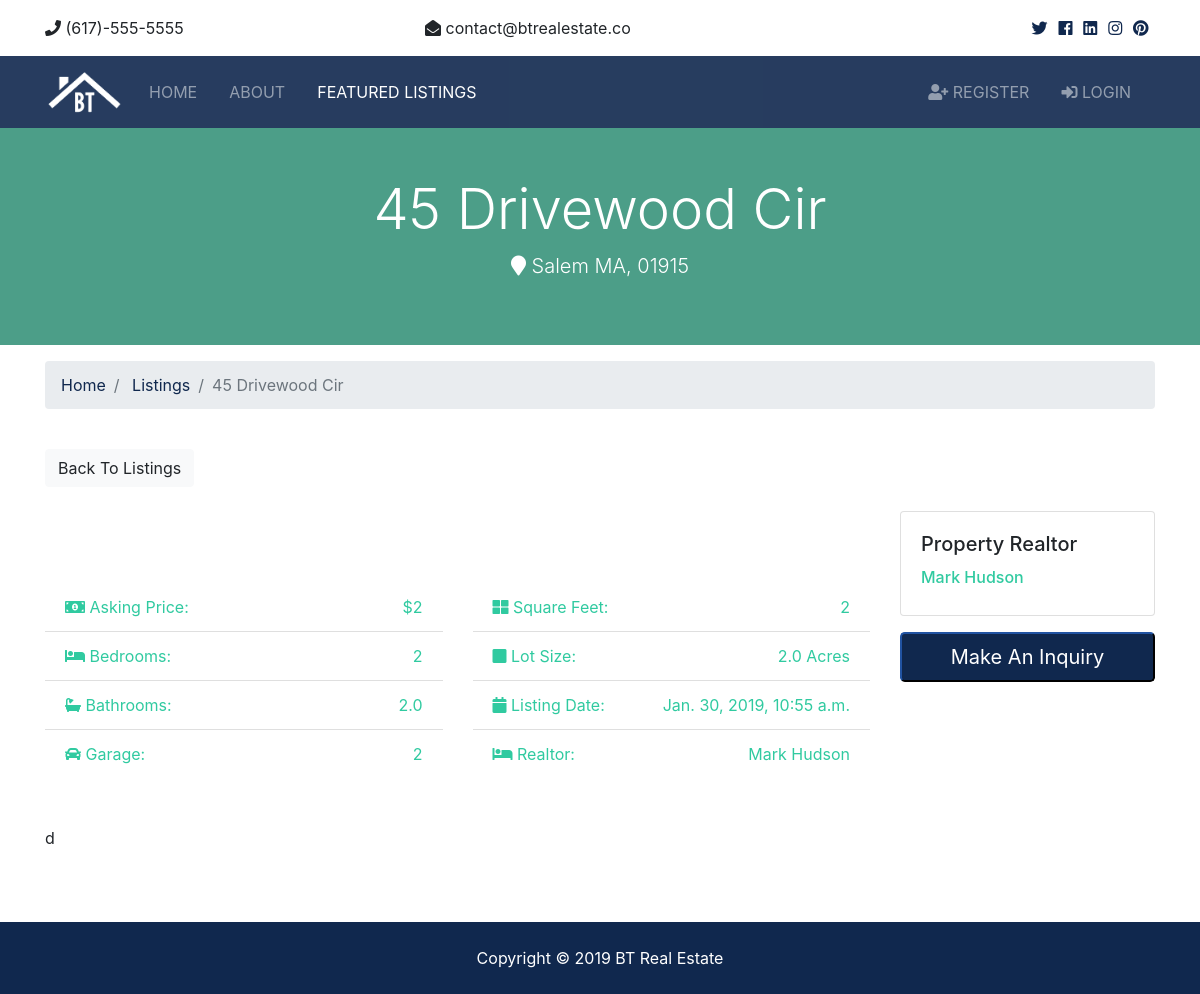
Screenshot of /btre/listings4 with the database file from the repository.
### btre_listings/models.py (models this page shows, shortened)
class Listing(models.Model):
  realtor = models.ForeignKey(Realtor, on_delete=models.DO_NOTHING)
  title = models.CharField(max_length=200)
  address = models.CharField(max_length=200)
  city = models.CharField(max_length=100)
  state = models.CharField(max_length=100)
  zipcode = models.CharField(max_length=20)
  description = models.TextField(blank=True)
  price = models.IntegerField()
  bedrooms = models.IntegerField()
  bathrooms = models.DecimalField(max_digits=2, decimal_places=1)
  garage = models.IntegerField(default=0)
  sqft = models.IntegerField()
  lot_size = models.DecimalField(max_digits=5, decimal_places=1)
  photo_main = models.ImageField(upload_to='photos/%Y/%m/%d', blank=True)
  photo_1 = models.ImageField(upload_to='photos/%Y/%m/%d', blank=True)
  photo_2 = models.ImageField(upload_to='photos/%Y/%m/%d', blank=True)
  photo_3 = models.ImageField(upload_to='photos/%Y/%m/%d', blank=True)
  photo_4 = models.ImageField(upload_to='photos/%Y/%m/%d', blank=True)
  photo_5 = models.ImageField(upload_to='photos/%Y/%m/%d', blank=True)
  photo_6 = models.ImageField(upload_to='photos/%Y/%m/%d', blank=True)
  is_published = models.BooleanField(default=True)
  list_date = models.DateTimeField(default = datetime.now, blank=True)

### btre_realtors/models.py (models this page shows)
class Realtor(models.Model):
  name = models.CharField(max_length=200)
  photo = models.ImageField(upload_to='photos/%y/%m/%d/')
  description = models.TextField(blank=True)
  phone = models.CharField(max_length=20)
  email = models.CharField(max_length=50)
  is_mvp = models.BooleanField(default=False)
  hire_date = models.DateTimeField(default=datetime.now, blank=True)
  def __str__(self):
    return self.name

### btre_listings/views.py (the view)
# urls.py: path('<int:listing_id>', views.listing, name='listing'),
def listing(request, listing_id):
    listing = get_object_or_404(Listing, pk=listing_id)
    context={'listing':listing}
    return render(request, 'listings/listing.html', context)

### btre_listings/templates/listings/listing.html (shortened to what this page needs)
{% extends 'pages/base.html' %}
{% load humanize %}
{% block content %}
<section id="showcase-inner" class="py-5 text-white">
    <div class="container">
      <div class="row text-center">
        <div class="col-md-12">
          <h1 class="display-4">{{ listing.title }}</h1>
          <p class="lead">
            <i class="fas fa-map-marker"></i> {{ listing.city }} {{ listing.state }}, {{ listing.zipcode }}</p>
        </div>
      </div>
    </div>
  </section>
  <section id="bc" class="mt-3">
    <div class="container">
      <nav>
        <ol class="breadcrumb">
          <li class="breadcrumb-item">
            <a href="{% url 'index' %}">Home</a>
          </li>
          <li class="breadcrumb-item">
            <a href="{% url 'listings' %}">Listings</a>
          </li>
          <li class="breadcrumb-item active">{{ listing.title }}</li>
        </ol>
      </nav>
    </div>
  </section>
  <section id="listing" class="py-4">
    <div class="container">
      <a href="{% url 'listings' %}" class="btn btn-light mb-4">Back To Listings</a>
      <div class="row">
        <div class="col-md-9">
          <div class="row mb-5 fields">
            <div class="col-md-6">
              <ul class="list-group list-group-flush">
                <li class="list-group-item text-secondary">
                  <i class="fas fa-money-bill-alt"></i> Asking Price:
                  <span class="float-right">${{ listing.price | intcomma }}</span>
                </li>
                <li class="list-group-item text-secondary">
                  <i class="fas fa-bed"></i> Bedrooms:
                  <span class="float-right">{{ listing.bedrooms }}</span>
                </li>
                <li class="list-group-item text-secondary">
                  <i class="fas fa-bath"></i> Bathrooms:
                  <span class="float-right">{{ listing.bathrooms }}</span>
                </li>
                <li class="list-group-item text-secondary">
                  <i class="fas fa-car"></i> Garage:
                  <span class="float-right">{{ listing.garage }}
                  </span>
                </li>
              </ul>
            </div>
            <div class="col-md-6">
              <ul class="list-group list-group-flush">
                <li class="list-group-item text-secondary">
                  <i class="fas fa-th-large"></i> Square Feet:
                  <span class="float-right">{{ listing.sqft }}</span>
                </li>
                <li class="list-group-item text-secondary">
                  <i class="fas fa-square"></i> Lot Size:
                  <span class="float-right">{{ listing.lot_size }} Acres
                  </span>
                </li>
                <li class="list-group-item text-secondary">
                  <i class="fas fa-calendar"></i> Listing Date:
                  <span class="float-right">{{ listing.list_date }}</span>
                </li>
                <li class="list-group-item text-secondary">
                  <i class="fas fa-bed"></i> Realtor:
                  <span class="float-right">{{ listing.realtor }}
                  </span>
                </li>
              </ul>
            </div>
          </div>
          <div class="row mb-5">
            <div class="col-md-12">
                {{ listing.description }}
            </div>
          </div>
        </div>
        <div class="col-md-3">
          <div class="card mb-3">
            <div class="card-body">
              <h5 class="card-title">Property Realtor</h5>
              <h6 class="text-secondary">{{ listing.realtor }}</h6>
            </div>
          </div>
          <button class="btn-primary btn-block btn-lg" data-toggle="modal" data-target="#inquiryModal">Make An Inquiry</button>
        </div>
      </div>
    </div>
  </section>
{% endblock %}

### btre_pages/static/pages/css/all.css (style rules this page uses)
.fa, .fas, .far, .fal, .fab { -moz-osx-font-smoothing: grayscale; -webkit-font-smoothing: antialiased; display: inline-block; font-style: normal; font-variant: normal; text-rendering: auto; line-height: 1; }
.fa-bath:before { content: "\f2cd"; }
.fa-bed:before { content: "\f236"; }
.fa-calendar:before { content: "\f133"; }
.fa-car:before { content: "\f1b9"; }
.fa-map-marker:before { content: "\f041"; }
.fa-money-bill-alt:before { content: "\f3d1"; }
.fa-square:before { content: "\f0c8"; }
.fa-th-large:before { content: "\f009"; }
.fa, .fas { font-family: 'Font Awesome 5 Free'; font-weight: 900; }

### btre_pages/static/pages/css/style.css (style rules this page uses)
#showcase-inner { background: url(../img/building.jpg) no-repeat top center fixed/cover; position: relative; overflow: hidden; min-height: 200px; }
#showcase-inner::before { content: ''; position: absolute; top: 0; left: 0; min-height: 100%; width: 100%; background: rgba(32, 134, 107, 0.8); }

### rows the page displays
Listing: title "45 Drivewood Cir", city "Salem", state "MA", zipcode "01915", price "2", bedrooms "2", bathrooms "2.0", garage "2", sqft "2", lot_size "2.0", list_date "Jan. 30, 2019, 10:55 a.m.", realtor "Mark Hudson", description "d"
